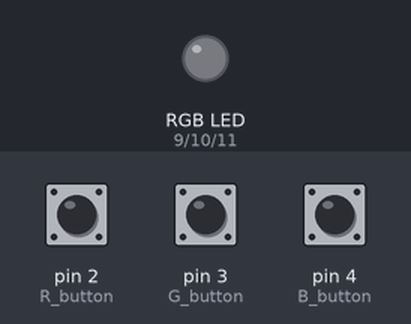
The sketch below on a simulated Arduino Uno, built with avr-gcc and run on an emulated ATmega328P. Shown: an RGB LED mixed from three pins (HIGH = lit). The test bench sets the inputs (shaded band); at power-on: pin 2 (R_button) LOW, pin 3 (G_button) LOW, pin 4 (B_button) LOW. Dim RGB values are drawn brighter than linear.

Above: at 1.2 s.
1.3 s: pin 2 (R_button) pulled HIGH for 0.15 s
At 1.38 s:
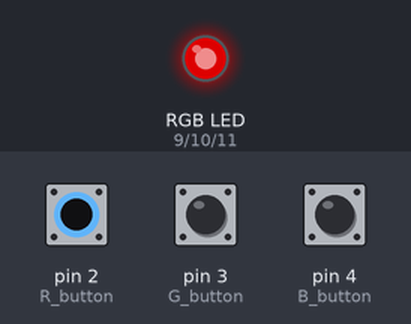
2.9 s: pin 3 (G_button) pulled HIGH for 0.15 s
At 2.97 s:
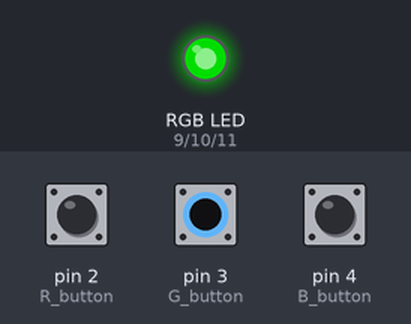
4.5 s: pin 4 (B_button) pulled HIGH for 0.15 s
At 4.57 s:
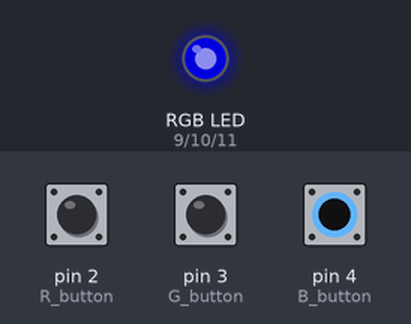
6.1 s: pin 4 (B_button) pulled HIGH for 3.2 s
At 9.8 s:
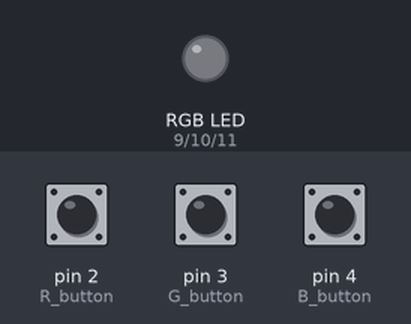
10.8 s: pin 2 (R_button) pulled HIGH for 1 s
At 11.2 s:
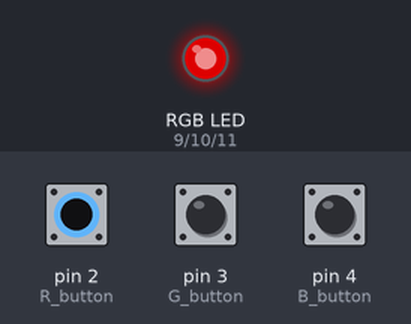
13.3 s: pin 2 (R_button) pulled HIGH for 3.2 s
At 17.8 s:
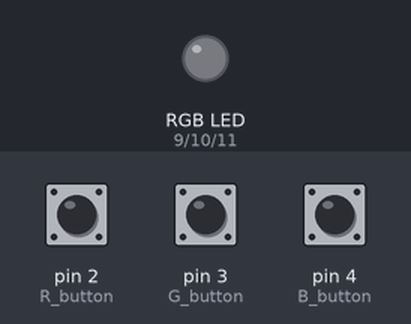
Timing chart, 0 to 19.0 s (numbered marks = the images above; inputs shaded):
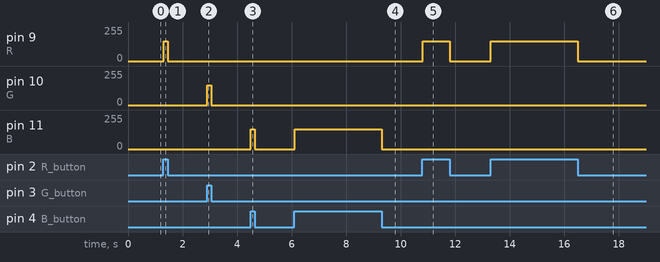

The sketch:

RGB_led_changing_colors.ino
```cpp
int R = 9;
int G = 10;
int B = 11;

int R_button = 2;
int G_button = 3;
int B_button = 4;

int R_brightness = 0;
int G_brightness = 0;
int B_brightness = 0;

void setup() {

  pinMode(R, OUTPUT);
  pinMode(G, OUTPUT);
  pinMode(B, OUTPUT);

  pinMode(R_button, INPUT);
  pinMode(G_button, INPUT);
  pinMode(B_button, INPUT);

}

void loop() {

  if (digitalRead(R_button) == HIGH)
  {R_brightness = 150;}
  else
  {R_brightness = 0;}

  if (digitalRead(G_button) == HIGH)
  {G_brightness = 150;}
  else
  {G_brightness = 0;}

  if (digitalRead(B_button) == HIGH)
  {B_brightness = 150;}
  else
  {B_brightness = 0;}

  analogWrite(R, R_brightness);
  analogWrite(G, G_brightness);
  analogWrite(B, B_brightness);
  delay(10);

  //digitalWrite(R, LOW);
  //digitalWrite(G, LOW);
  //digitalWrite(B, LOW);
  //delay(1000);

}
```

Measured:
- after the input at 1.3 s, pin 9 (R): 0/255 → 150/255 at once, → 0/255 0.15 s later
- after the input at 2.9 s, pin 10 (G): 0/255 → 150/255 at once, → 0/255 0.15 s later
- after the input at 4.5 s, pin 11 (B): 0/255 → 150/255 at once, → 0/255 0.15 s later
- after the input at 6.1 s, pin 11 (B): 0/255 → 150/255 at once, → 0/255 3.2 s later
- after the input at 10.8 s, pin 9 (R): 0/255 → 150/255 at once, → 0/255 0.99 s later
- after the input at 13.3 s, pin 9 (R): 0/255 → 150/255 at once, → 0/255 3.2 s later
